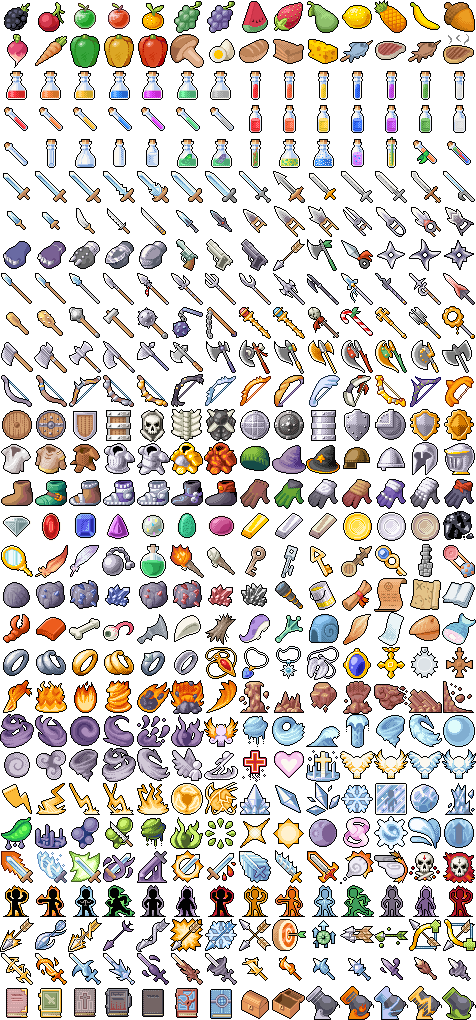
#> input picture Apps/Template/icons/layout.png, 476 x 1020 px, found by its file name
$ python crop.py   (Python 2 division)
#> lines starting #> are read from the running program, lines starting #| are printed output that depends on the picture
__author__ = 'alexey.a.nabrodov'

import Image

def load():
    fname='layout.png'
    try:
        im = Image.open(fname)
#> im is the input picture: PIL image 476x1020 RGBA; mean R, G, B, A 208.7, 202.4, 197, 103.2
        xsize,ysize=im.size
#> xsize = 476; ysize = 1020
        for row in xrange(29):
            for col in xrange(13):
                box = ((xsize/14)*col ,(ysize/30)*row, (xsize/14)*(col+1), (ysize/30)*(row+1))
                region = im.crop(box)
                region.save('%d_%d.png' % (row,col), "png")
#> this loop made 29 passes
#> pass 1, in load, `region.save('%d_%d.png' % (row,col), "png")`:
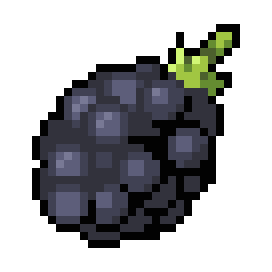
#> saved as 0_0.png: PIL image 34x34 RGBA (shown 8 times larger); mean R, G, B, A 170.1, 171.2, 172.6, 105.4; transparent parts drawn white
#> pass 1, in load, `region.save('%d_%d.png' % (row,col), "png")`:
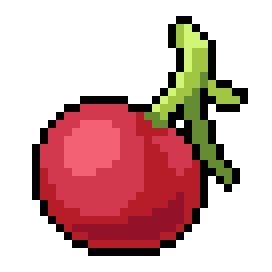
#> saved as 0_1.png: PIL image 34x34 RGBA (shown 8 times larger); mean R, G, B, A 211.7, 176.5, 174.1, 101.9; transparent parts drawn white
#> pass 1, in load, `region.save('%d_%d.png' % (row,col), "png")`:
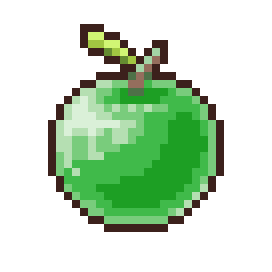
#> saved as 0_2.png: PIL image 34x34 RGBA (shown 8 times larger); mean R, G, B, A 197.5, 221.9, 195.6, 87.8; transparent parts drawn white
#> pass 1, in load, `region.save('%d_%d.png' % (row,col), "png")`:
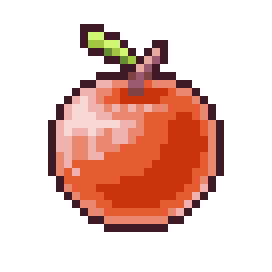
#> saved as 0_3.png: PIL image 34x34 RGBA (shown 8 times larger); mean R, G, B, A 232.8, 199.9, 192.1, 87.8; transparent parts drawn white
#> after the loop:
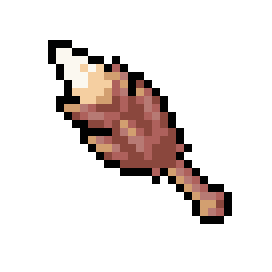
#> region: PIL image 34x34 RGBA (shown 8 times larger); mean R, G, B, A 230.9, 223.5, 221.4, 47.6; transparent parts drawn white
    except Exception,e:
        print e

load()
